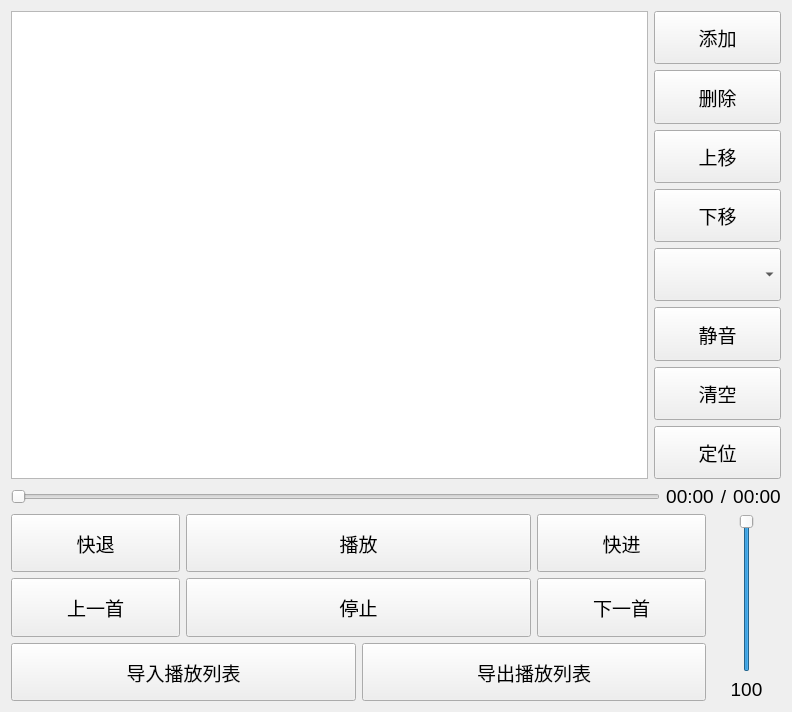
<?xml version="1.0" encoding="UTF-8"?>
<ui version="4.0">
 <class>Widget</class>
 <widget class="QWidget" name="Widget">
  <property name="geometry">
   <rect>
    <x>0</x>
    <y>0</y>
    <width>792</width>
    <height>712</height>
   </rect>
  </property>
  <property name="font">
   <font>
    <pointsize>14</pointsize>
   </font>
  </property>
  <property name="windowTitle">
   <string>mp3播放器</string>
  </property>
  <layout class="QVBoxLayout" name="verticalLayout_3" stretch="5,0,2">
   <item>
    <layout class="QHBoxLayout" name="horizontalLayout_4" stretch="5,1">
     <item>
      <widget class="QListView" name="listView">
       <property name="editTriggers">
        <set>QAbstractItemView::EditTrigger::NoEditTriggers</set>
       </property>
      </widget>
     </item>
     <item>
      <layout class="QVBoxLayout" name="verticalLayout">
       <item>
        <widget class="QPushButton" name="pushButtonAdd">
         <property name="sizePolicy">
          <sizepolicy hsizetype="Minimum" vsizetype="MinimumExpanding">
           <horstretch>0</horstretch>
           <verstretch>0</verstretch>
          </sizepolicy>
         </property>
         <property name="text">
          <string>添加</string>
         </property>
        </widget>
       </item>
       <item>
        <widget class="QPushButton" name="pushButtonDel">
         <property name="sizePolicy">
          <sizepolicy hsizetype="Minimum" vsizetype="MinimumExpanding">
           <horstretch>0</horstretch>
           <verstretch>0</verstretch>
          </sizepolicy>
         </property>
         <property name="text">
          <string>删除</string>
         </property>
        </widget>
       </item>
       <item>
        <widget class="QPushButton" name="pushButtonUp">
         <property name="sizePolicy">
          <sizepolicy hsizetype="Minimum" vsizetype="MinimumExpanding">
           <horstretch>0</horstretch>
           <verstretch>0</verstretch>
          </sizepolicy>
         </property>
         <property name="text">
          <string>上移</string>
         </property>
        </widget>
       </item>
       <item>
        <widget class="QPushButton" name="pushButtonDown">
         <property name="sizePolicy">
          <sizepolicy hsizetype="Minimum" vsizetype="MinimumExpanding">
           <horstretch>0</horstretch>
           <verstretch>0</verstretch>
          </sizepolicy>
         </property>
         <property name="text">
          <string>下移</string>
         </property>
        </widget>
       </item>
       <item>
        <widget class="QComboBox" name="comboBox">
         <property name="sizePolicy">
          <sizepolicy hsizetype="Preferred" vsizetype="MinimumExpanding">
           <horstretch>0</horstretch>
           <verstretch>0</verstretch>
          </sizepolicy>
         </property>
        </widget>
       </item>
       <item>
        <widget class="QPushButton" name="pushButtonMute">
         <property name="sizePolicy">
          <sizepolicy hsizetype="Minimum" vsizetype="MinimumExpanding">
           <horstretch>0</horstretch>
           <verstretch>0</verstretch>
          </sizepolicy>
         </property>
         <property name="text">
          <string>静音</string>
         </property>
        </widget>
       </item>
       <item>
        <widget class="QPushButton" name="pushButtonClear">
         <property name="sizePolicy">
          <sizepolicy hsizetype="Minimum" vsizetype="MinimumExpanding">
           <horstretch>0</horstretch>
           <verstretch>0</verstretch>
          </sizepolicy>
         </property>
         <property name="text">
          <string>清空</string>
         </property>
        </widget>
       </item>
       <item>
        <widget class="QPushButton" name="pushButtonPosing">
         <property name="sizePolicy">
          <sizepolicy hsizetype="Minimum" vsizetype="MinimumExpanding">
           <horstretch>0</horstretch>
           <verstretch>0</verstretch>
          </sizepolicy>
         </property>
         <property name="text">
          <string>定位</string>
         </property>
        </widget>
       </item>
      </layout>
     </item>
    </layout>
   </item>
   <item>
    <layout class="QHBoxLayout" name="horizontalLayout_3">
     <item>
      <widget class="QSlider" name="horizontalSlider">
       <property name="orientation">
        <enum>Qt::Orientation::Horizontal</enum>
       </property>
      </widget>
     </item>
     <item>
      <widget class="QLabel" name="labelCurPos">
       <property name="text">
        <string>00:00</string>
       </property>
       <property name="alignment">
        <set>Qt::AlignmentFlag::AlignCenter</set>
       </property>
      </widget>
     </item>
     <item>
      <widget class="QLabel" name="label">
       <property name="text">
        <string>/</string>
       </property>
       <property name="alignment">
        <set>Qt::AlignmentFlag::AlignCenter</set>
       </property>
      </widget>
     </item>
     <item>
      <widget class="QLabel" name="labelAllPos">
       <property name="text">
        <string>00:00</string>
       </property>
       <property name="alignment">
        <set>Qt::AlignmentFlag::AlignCenter</set>
       </property>
      </widget>
     </item>
    </layout>
   </item>
   <item>
    <layout class="QHBoxLayout" name="horizontalLayout_2" stretch="10,1">
     <item>
      <layout class="QGridLayout" name="gridLayout">
       <item row="4" column="0">
        <widget class="QPushButton" name="pushButtonPrev">
         <property name="sizePolicy">
          <sizepolicy hsizetype="Minimum" vsizetype="MinimumExpanding">
           <horstretch>0</horstretch>
           <verstretch>0</verstretch>
          </sizepolicy>
         </property>
         <property name="text">
          <string>上一首</string>
         </property>
        </widget>
       </item>
       <item row="4" column="1" colspan="2">
        <widget class="QPushButton" name="pushButtonStop">
         <property name="sizePolicy">
          <sizepolicy hsizetype="Minimum" vsizetype="MinimumExpanding">
           <horstretch>0</horstretch>
           <verstretch>0</verstretch>
          </sizepolicy>
         </property>
         <property name="text">
          <string>停止</string>
         </property>
        </widget>
       </item>
       <item row="5" column="0" colspan="2">
        <widget class="QPushButton" name="pushButtonImport">
         <property name="sizePolicy">
          <sizepolicy hsizetype="Minimum" vsizetype="MinimumExpanding">
           <horstretch>0</horstretch>
           <verstretch>0</verstretch>
          </sizepolicy>
         </property>
         <property name="text">
          <string>导入播放列表</string>
         </property>
        </widget>
       </item>
       <item row="5" column="2" colspan="2">
        <widget class="QPushButton" name="pushButtonExport">
         <property name="sizePolicy">
          <sizepolicy hsizetype="Minimum" vsizetype="MinimumExpanding">
           <horstretch>0</horstretch>
           <verstretch>0</verstretch>
          </sizepolicy>
         </property>
         <property name="text">
          <string>导出播放列表</string>
         </property>
        </widget>
       </item>
       <item row="2" column="1" colspan="2">
        <widget class="QPushButton" name="pushButtonPlayOrPause">
         <property name="sizePolicy">
          <sizepolicy hsizetype="Minimum" vsizetype="MinimumExpanding">
           <horstretch>0</horstretch>
           <verstretch>0</verstretch>
          </sizepolicy>
         </property>
         <property name="text">
          <string>播放</string>
         </property>
        </widget>
       </item>
       <item row="4" column="3">
        <widget class="QPushButton" name="pushButtonNext">
         <property name="sizePolicy">
          <sizepolicy hsizetype="Minimum" vsizetype="MinimumExpanding">
           <horstretch>0</horstretch>
           <verstretch>0</verstretch>
          </sizepolicy>
         </property>
         <property name="text">
          <string>下一首</string>
         </property>
        </widget>
       </item>
       <item row="2" column="3">
        <widget class="QPushButton" name="pushButtonBack">
         <property name="sizePolicy">
          <sizepolicy hsizetype="Minimum" vsizetype="MinimumExpanding">
           <horstretch>0</horstretch>
           <verstretch>0</verstretch>
          </sizepolicy>
         </property>
         <property name="text">
          <string>快进</string>
         </property>
        </widget>
       </item>
       <item row="2" column="0">
        <widget class="QPushButton" name="pushButtonFront">
         <property name="sizePolicy">
          <sizepolicy hsizetype="Minimum" vsizetype="MinimumExpanding">
           <horstretch>0</horstretch>
           <verstretch>0</verstretch>
          </sizepolicy>
         </property>
         <property name="text">
          <string>快退</string>
         </property>
        </widget>
       </item>
      </layout>
     </item>
     <item>
      <layout class="QVBoxLayout" name="verticalLayout_2">
       <item>
        <layout class="QHBoxLayout" name="horizontalLayout">
         <item>
          <widget class="QSlider" name="verticalSlider">
           <property name="font">
            <font>
             <pointsize>14</pointsize>
             <italic>false</italic>
             <bold>false</bold>
            </font>
           </property>
           <property name="maximum">
            <number>100</number>
           </property>
           <property name="value">
            <number>100</number>
           </property>
           <property name="orientation">
            <enum>Qt::Orientation::Vertical</enum>
           </property>
          </widget>
         </item>
        </layout>
       </item>
       <item>
        <widget class="QLabel" name="labelVolume">
         <property name="text">
          <string>100</string>
         </property>
         <property name="alignment">
          <set>Qt::AlignmentFlag::AlignCenter</set>
         </property>
        </widget>
       </item>
      </layout>
     </item>
    </layout>
   </item>
  </layout>
 </widget>
 <resources/>
 <connections/>
</ui>
